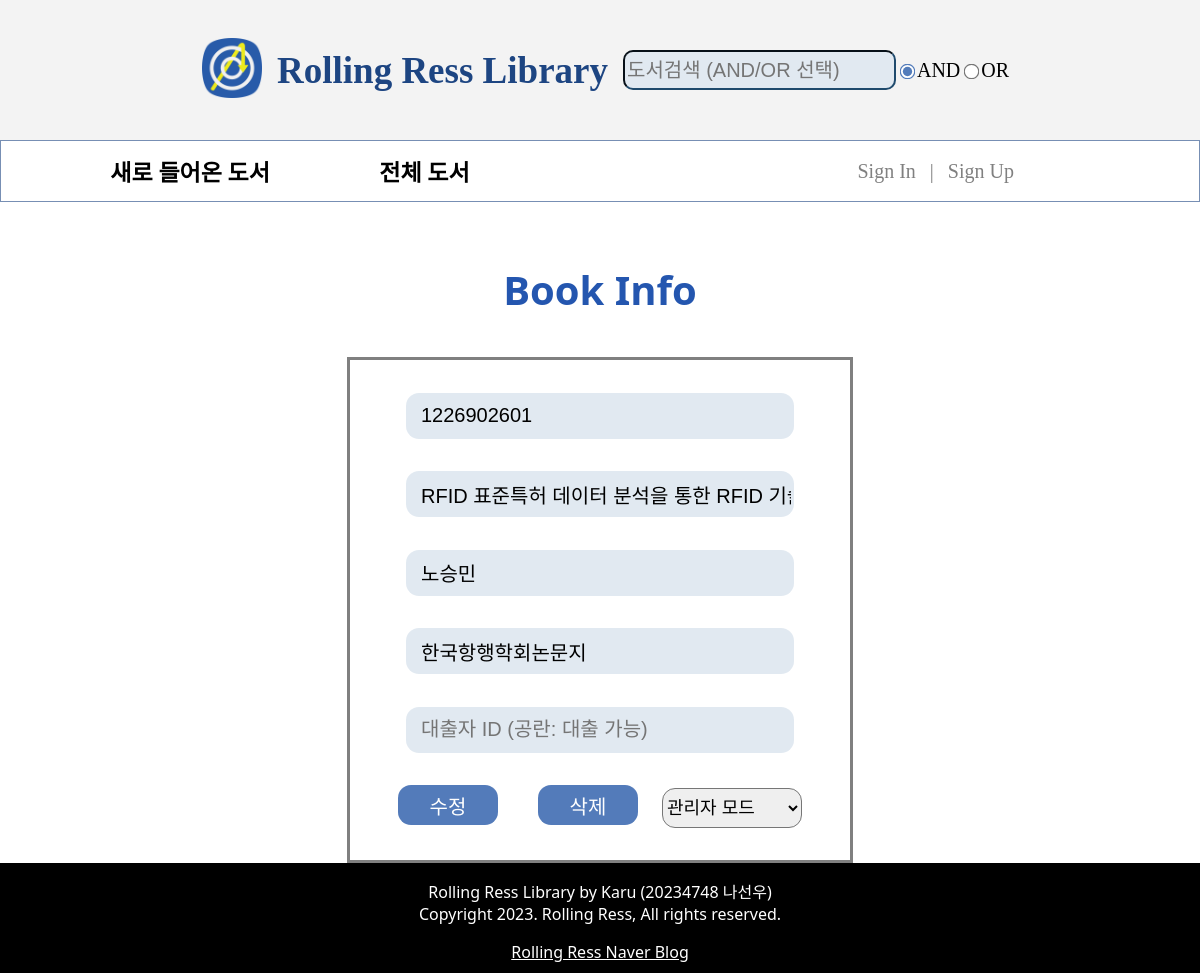
Before: /manage/about.php?isbn=1226902601 with the older database file.
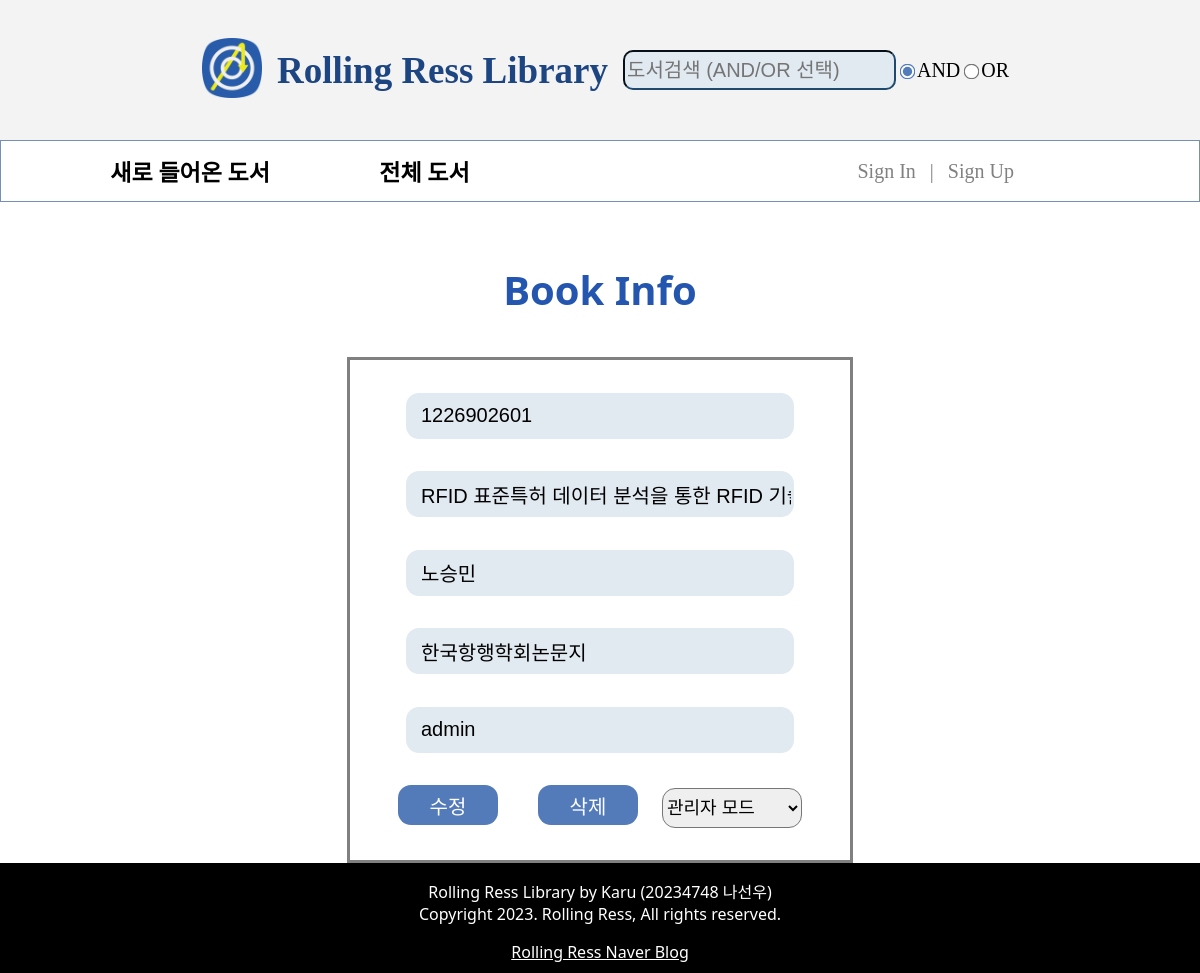
After: the same page with the newer database file.
### tables this page shows
CREATE TABLE `bookinfo` (
  `isbn` bigint NOT NULL,
  `title` varchar(80) NOT NULL,
  `author` varchar(45) NOT NULL,
  `publisher` varchar(45) NOT NULL,
  `takenby` varchar(45) DEFAULT NULL,
  `uploaded` date DEFAULT NULL,
  PRIMARY KEY (`isbn`)
);

### manage/about.php (the view, shortened to what this page needs)
<?php
    include '../db/connect.php';
    $isbn = $_GET['isbn'];
    $stmt = $connect->prepare("SELECT * FROM bookinfo WHERE isbn = ?");
    $stmt->bind_param('i', $isbn);
    $stmt->execute();
    $result = $stmt->get_result();
    $row = $result->fetch_array();
?>
<!DOCTYPE html>
<html lang="ko">
<head>
    <link rel="stylesheet" href="/styles/form.css">
    <link rel="stylesheet" href="/styles/attribute.css">
    <link rel="stylesheet" href="/styles/part/header.css">
    <link rel="stylesheet" href="/styles/part/nav.css">
    <link rel="stylesheet" href="/styles/part/footer.css">
</head>
<body>
    <header include-html="/htmls/header.html"></header>
    <nav include-html="/htmls/nav.html"></nav>
    <article>
    <h1>Book Info</h1>
    <form name="frm_content" method="post" action="../db/update.php?isbn=<? echo $isbn ?>">
        <input type="text" name="isbn" class="box" placeholder="ISBN" value="<? echo $row['isbn'] ?>">
        <input type="text" name="title" class="box" placeholder="제목" value="<? echo $row['title'] ?>">
        <input type="text" name="author" class="box" placeholder="저자" value="<? echo $row['author'] ?>">
        <input type="text" name="publisher" class="box" placeholder="출판사" value="<? echo $row['publisher'] ?>">
        <input type="text" name="takenby" class="box" placeholder="대출자 ID (공란: 대출 가능)" value="<? echo $row['takenby'] ?>">
        <div><input type="submit" class="actionbutton" value="수정"><input type="button" class="actionbutton" value="삭제">
        <select name="modes" id="modes" isbn="<? echo $row['isbn'] ?>">
            <option value="adminMode">관리자 모드</option>
        </select>
        </div>
    </form>
    </article>
    <footer include-html="/htmls/footer.html"></footer>
</body>
</html>

Changed rows visible on the page:
changed bookinfo "RFID 표준특허 데이터 분석을 통한 RFID 기술 동향": takenby (not shown) → "admin"
